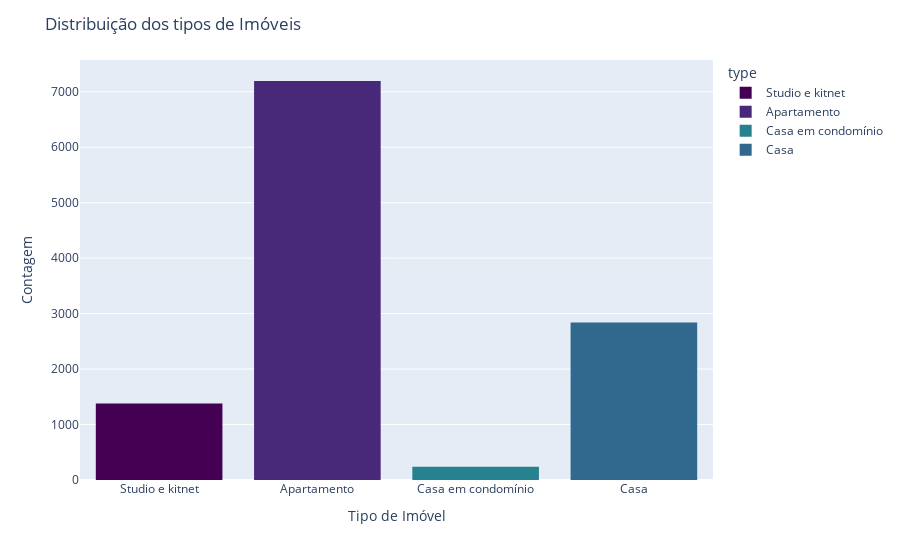

The cell this chart's notebook holds for it:
### Code cell
cores_por_tipo= {
    'Studio e kitnet':'#440154',
    'Apartamento': '#482878',
    'Casa em condomínio': '#26828e',
    'Casa':'#31688e'
}

fig= px.histogram(aptos, x='type', color='type', color_discrete_map=cores_por_tipo)
fig.update_layout(title='Distribuição dos tipos de Imóveis',
                  xaxis_title='Tipo de Imóvel',
                  yaxis_title='Contagem')

fig.show()

### Figure 1 — Plotly figure (JSON) as saved in the notebook; plotly's stock layout.template omitted (floating-point values rounded to 4 significant figures; data arrays with more than 128 entries replaced by an {"elided": "..."} marker saying what was removed)
{"data": [{"alignmentgroup": "True", "bingroup": "x", "hovertemplate": "type=%{x}<br>count=%{y}<extra></extra>", "legendgroup": "Studio e kitnet", "marker": {"color": "#440154", "pattern": {"shape": ""}}, "name": "Studio e kitnet", "offsetgroup": "Studio e kitnet", "orientation": "v", "showlegend": true, "type": "histogram", "x": {"elided": "1381 str values"}, "xaxis": "x", "yaxis": "y"}, {"alignmentgroup": "True", "bingroup": "x", "hovertemplate": "type=%{x}<br>count=%{y}<extra></extra>", "legendgroup": "Apartamento", "marker": {"color": "#482878", "pattern": {"shape": ""}}, "name": "Apartamento", "offsetgroup": "Apartamento", "orientation": "v", "showlegend": true, "type": "histogram", "x": {"elided": "7194 str values"}, "xaxis": "x", "yaxis": "y"}, {"alignmentgroup": "True", "bingroup": "x", "hovertemplate": "type=%{x}<br>count=%{y}<extra></extra>", "legendgroup": "Casa em condomínio", "marker": {"color": "#26828e", "pattern": {"shape": ""}}, "name": "Casa em condomínio", "offsetgroup": "Casa em condomínio", "orientation": "v", "showlegend": true, "type": "histogram", "x": {"elided": "241 str values"}, "xaxis": "x", "yaxis": "y"}, {"alignmentgroup": "True", "bingroup": "x", "hovertemplate": "type=%{x}<br>count=%{y}<extra></extra>", "legendgroup": "Casa", "marker": {"color": "#31688e", "pattern": {"shape": ""}}, "name": "Casa", "offsetgroup": "Casa", "orientation": "v", "showlegend": true, "type": "histogram", "x": {"elided": "2841 str values"}, "xaxis": "x", "yaxis": "y"}], "layout": {"barmode": "relative", "legend": {"title": {"text": "type"}, "tracegroupgap": 0}, "margin": {"t": 60}, "title": {"text": "Distribuição dos tipos de Imóveis"}, "xaxis": {"anchor": "y", "categoryarray": ["Studio e kitnet", "Apartamento", "Casa em condomínio", "Casa"], "categoryorder": "array", "domain": [0, 1], "title": {"text": "Tipo de Imóvel"}}, "yaxis": {"anchor": "x", "domain": [0, 1], "title": {"text": "Contagem"}}}}
